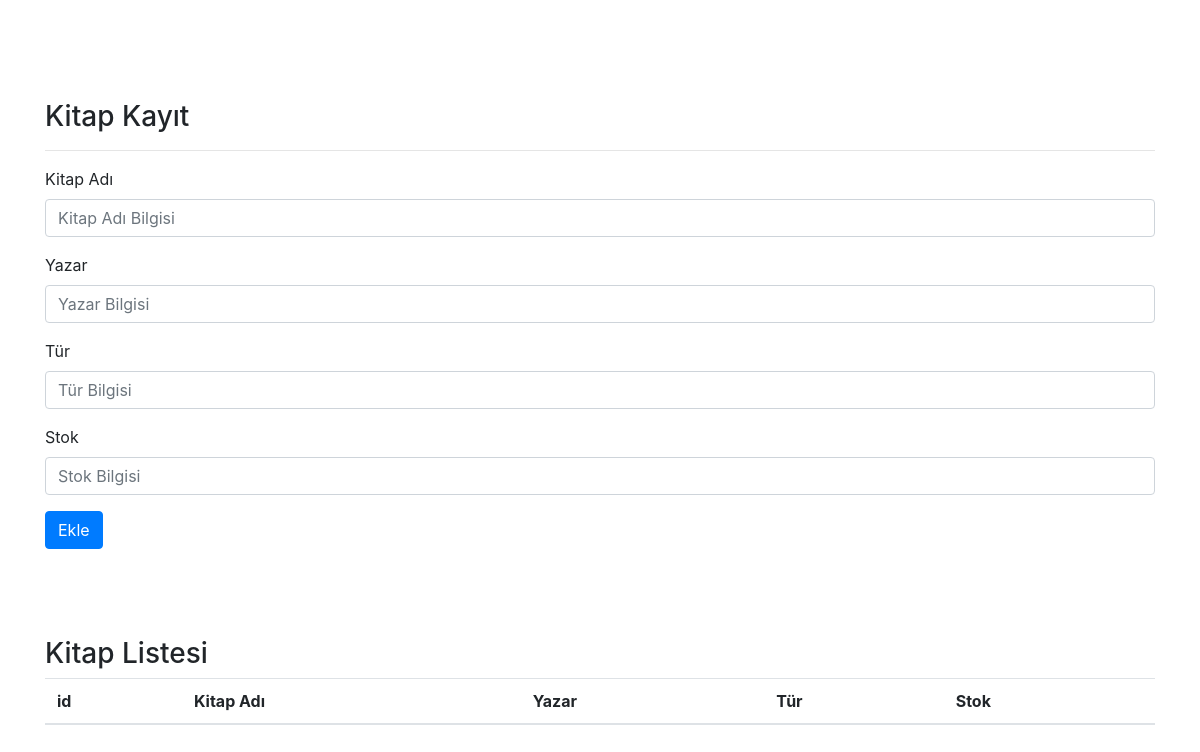
/admin, run on an earlier commit of the app's database.
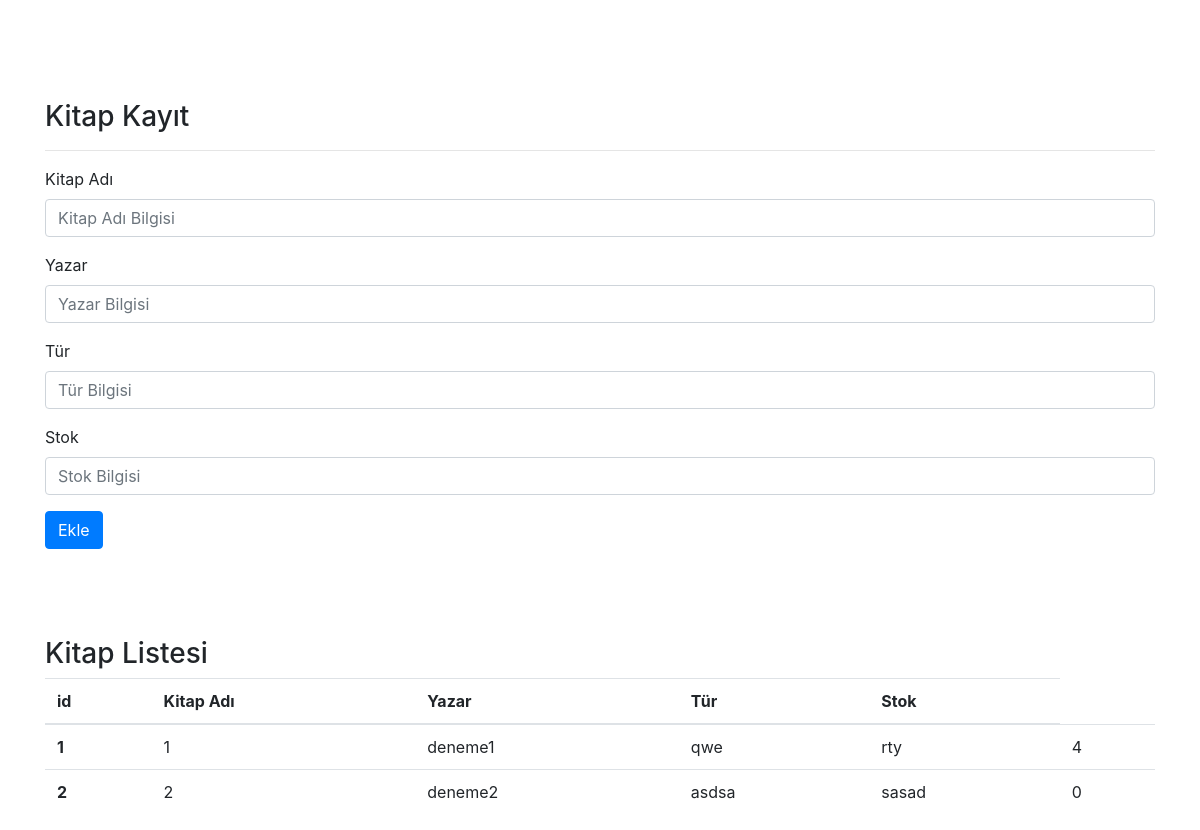
And on a later commit of the database.
### app.py (models this page shows)
class Book(db.Model):
    id = db.Column(db.Integer, primary_key=True)
    title = db.Column(db.String(200))
    author = db.Column(db.String(200))
    type = db.Column(db.String(200))
    stock = db.Column(db.Integer)

### app.py (the view)
@app.route("/admin")
def admin():
    books = Book.query.all()
    return render_template("admin.html",books=books)

### templates/admin.html (shortened to what this page needs)
<html>
<head>
    <link rel="stylesheet" href="https://maxcdn.bootstrapcdn.com/bootstrap/4.0.0/css/bootstrap.min.css">
</head>
<div style="margin-top: 100px;" class="container">
    <h3>Kitap Kayıt</h3>
    <hr>
    <form action="/book_add" method="POST">
        <div class="form-group">
            <label for="formGroupExampleInput">Kitap Adı</label>
            <input type="text" name="title" class="form-control" id="formGroupExampleInput" placeholder="Kitap Adı Bilgisi">
        </div>
        <div class="form-group">
            <label for="formGroupExampleInput2">Yazar</label>
            <input type="text" name="author" class="form-control" id="formGroupExampleInput2" placeholder="Yazar Bilgisi">
        </div>
        <div class="form-group">
            <label for="formGroupExampleInput2">Tür</label>
            <input type="text" name="type" class="form-control" id="formGroupExampleInput3" placeholder="Tür Bilgisi">
        </div>
        <div class="form-group">
            <label for="formGroupExampleInput2">Stok</label>
            <input type="text" name="stock" class="form-control" id="formGroupExampleInput4" placeholder="Stok Bilgisi">
        </div>
        <button type="submit" class="btn btn-primary">Ekle</button>
    </form>
    <table class="table">
        <br><br><br>
        <h3>Kitap Listesi</h3>
        <thead>
            <tr>
                <th scope="col">id</th>
                <th scope="col">Kitap Adı</th>
                <th scope="col">Yazar</th>
                <th scope="col">Tür</th>
                <th scope="col">Stok</th>
            </tr>
        </thead>
        <tbody>
            {%for book in books %}
                <tr>
                <th scope="row">{{book.id}}</th>
                <td>{{book.id}}</td>
                <td>{{book.title}}</td>
                <td>{{book.author}}</td>
                <td>{{book.type}}</td>
                <td>{{book.stock}}</td>
                </tr>
            {% endfor %}
        </tbody>
    </table>
</div>
<body>
</body>
</html>

What changed in the data, as far as the page shows it:
added Book: id "1", title "deneme1", author "qwe", type "rty", stock "4"
added Book: id "2", title "deneme2", author "asdsa", type "sasad", stock "0"
